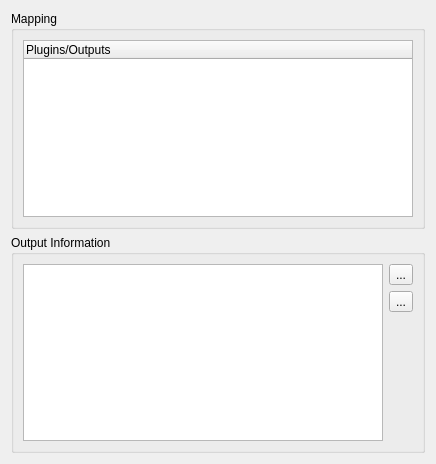
<?xml version="1.0" encoding="UTF-8"?>
<ui version="4.0">
 <class>OutputPatchEditor</class>
 <widget class="QWidget" name="OutputPatchEditor">
  <property name="geometry">
   <rect>
    <x>0</x>
    <y>0</y>
    <width>436</width>
    <height>464</height>
   </rect>
  </property>
  <property name="windowTitle">
   <string>Output patch editor</string>
  </property>
  <layout class="QVBoxLayout" name="verticalLayout_2">
   <item>
    <widget class="QGroupBox" name="m_mappingGroup">
     <property name="sizePolicy">
      <sizepolicy hsizetype="Preferred" vsizetype="Expanding">
       <horstretch>0</horstretch>
       <verstretch>0</verstretch>
      </sizepolicy>
     </property>
     <property name="title">
      <string>Mapping</string>
     </property>
     <layout class="QVBoxLayout" name="verticalLayout">
      <item>
       <widget class="QTreeWidget" name="m_tree">
        <property name="sizePolicy">
         <sizepolicy hsizetype="Expanding" vsizetype="Expanding">
          <horstretch>0</horstretch>
          <verstretch>0</verstretch>
         </sizepolicy>
        </property>
        <property name="allColumnsShowFocus">
         <bool>true</bool>
        </property>
        <column>
         <property name="text">
          <string>Plugins/Outputs</string>
         </property>
        </column>
       </widget>
      </item>
     </layout>
    </widget>
   </item>
   <item>
    <widget class="QGroupBox" name="m_infoGroup">
     <property name="sizePolicy">
      <sizepolicy hsizetype="Preferred" vsizetype="Expanding">
       <horstretch>0</horstretch>
       <verstretch>0</verstretch>
      </sizepolicy>
     </property>
     <property name="title">
      <string>Output Information</string>
     </property>
     <layout class="QGridLayout" name="gridLayout">
      <item row="0" column="0" rowspan="3">
       <widget class="QTextBrowser" name="m_infoBrowser">
        <property name="toolTip">
         <string>Information related to the currently selected plugin or output</string>
        </property>
        <property name="openLinks">
         <bool>false</bool>
        </property>
       </widget>
      </item>
      <item row="0" column="1">
       <widget class="QToolButton" name="m_configureButton">
        <property name="toolTip">
         <string>Configure the selected plugin/output</string>
        </property>
        <property name="text">
         <string notr="true">...</string>
        </property>
        <property name="icon">
         <iconset resource="qlcui.qrc">
          <normaloff>:/configure.png</normaloff>:/configure.png</iconset>
        </property>
        <property name="iconSize">
         <size>
          <width>26</width>
          <height>26</height>
         </size>
        </property>
       </widget>
      </item>
      <item row="2" column="1">
       <spacer name="verticalSpacer">
        <property name="orientation">
         <enum>Qt::Vertical</enum>
        </property>
        <property name="sizeType">
         <enum>QSizePolicy::Expanding</enum>
        </property>
        <property name="sizeHint" stdset="0">
         <size>
          <width>20</width>
          <height>40</height>
         </size>
        </property>
       </spacer>
      </item>
      <item row="1" column="1">
       <widget class="QToolButton" name="m_reconnectButton">
        <property name="toolTip">
         <string>Attempt to re-connect the current plugin</string>
        </property>
        <property name="text">
         <string notr="true">...</string>
        </property>
        <property name="icon">
         <iconset resource="qlcui.qrc">
          <normaloff>:/detach.png</normaloff>:/detach.png</iconset>
        </property>
        <property name="iconSize">
         <size>
          <width>26</width>
          <height>26</height>
         </size>
        </property>
       </widget>
      </item>
     </layout>
    </widget>
   </item>
  </layout>
 </widget>
 <resources>
  <include location="qlcui.qrc"/>
 </resources>
 <connections/>
</ui>
